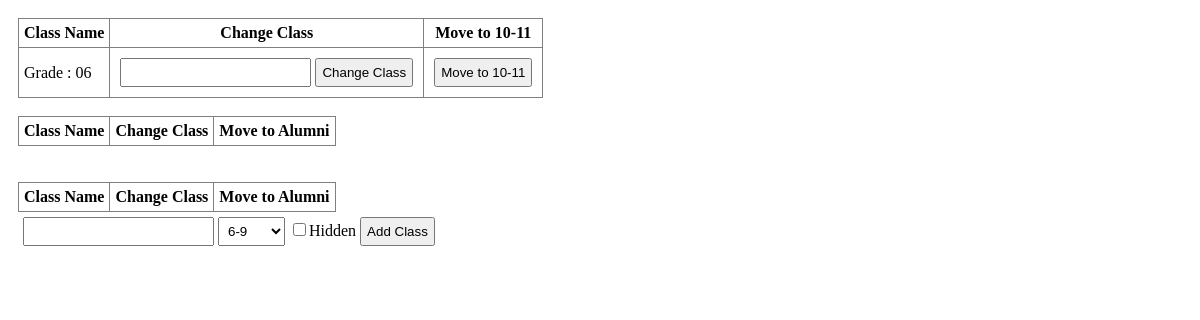
The page /class/ on the database as committed earlier.
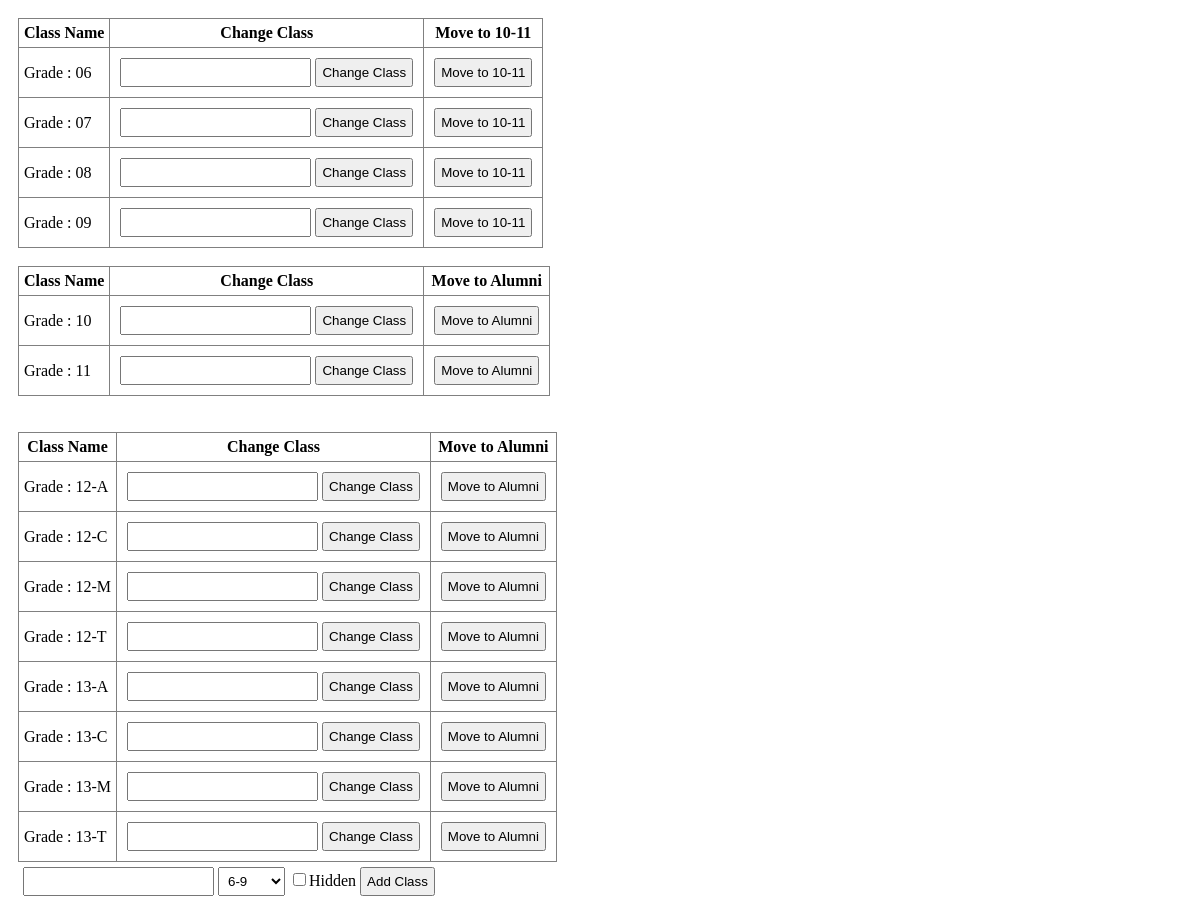
The same page on the database as committed later.
### EDUInfoHandler/models.py (models this page shows, shortened)
class ClassInfo(models.Model):
    class_name = models.CharField(max_length=10)  # 8-B, 10-A
    class_type = models.CharField(max_length=10) # 6-9 10-11 12-13
    visibility = models.BooleanField(default=True)

### EDUInfoHandler/views.py (the view, shortened to what this page needs)
# urls.py: path('class/', ClassView.as_view(), name="ClassView"),
class ClassView(View):
    def get(self, request):
        log_file('Rendering current classes')
        current_low_classes = ClassInfo.objects.filter(
            visibility=True, class_type="6-9").order_by('class_name')
        current_mid_classes = ClassInfo.objects.filter(
            visibility=True, class_type="10-11").order_by('class_name')
        current_high_classes = ClassInfo.objects.filter(
            visibility=True, class_type="12-13").order_by('class_name')
        return render(request, template_name="class_view_and_edit.html", context={
            'current_low_classes': current_low_classes,
            'current_mid_classes': current_mid_classes,
            'current_high_classes': current_high_classes
        })

### manage.py (called while the page is built)
def log_file(string):
    if settings.DEBUG:
        with open('log.txt', 'a') as f:
            f.write(f'[{datetime.now().strftime("%d/%m/%Y %H:%M:%S")}] {string} \n')

### EDUInfoHandler/templates/class_view_and_edit.html (shortened to what this page needs)
<!DOCTYPE html>
<html lang="en">
<head>
</head>
<body>
    <table border="1">
        <th>Class Name</th><th>Change Class</th><th>Move to 10-11</th>
        {% for class_info in current_low_classes %}
        <tr>
            <td>Grade : {{class_info.class_name}}</td>
            <td>
                <form action="" method="post">
                    <input type="text" minlength="1" name="update_class_name">
                    <input type="submit" value="Change Class">
                </form>
            </td>
            <td>
                <form action="" method="post">
                    <input type="submit" value="Move to 10-11">
                </form>
            </td>
        </tr>
        {% endfor %}
    </table>
    <br>
    <table border="1">
        <th>Class Name</th><th>Change Class</th><th>Move to Alumni</th>
        {% for class_info in current_mid_classes %}
        <tr>
            <td>Grade : {{class_info.class_name}}</td>
            <td>
                <form action="" method="post">
                    <input type="text" minlength="1" name="update_class_name">
                    <input type="submit" value="Change Class">
                </form>
            </td>
            <td>
                <form action="" method="post">
                    <input type="submit" value="Move to Alumni">
                </form>
            </td>
        </tr>
        {% endfor %}
    </table>
    <br>
    <table border="1">
        <th>Class Name</th><th>Change Class</th><th>Move to Alumni</th>
        {% for class_info in current_high_classes %}
        <tr>
            <td>Grade : {{class_info.class_name}}</td>
            <td>
                <form action="" method="post">
                    <input type="text" minlength="1" name="update_class_name">
                    <input type="submit" value="Change Class">
                </form>
            </td>
            <td>
                <form action="" method="post">
                    <input type="submit" value="Move to Alumni">
                </form>
            </td>
        </tr>
        {% endfor %}
        <br>
    </table>
    <form action="" method="post">
        <input type="text" name="new_class_name">
        <select name="class_type">
            <option value="6-9">6-9</option>
        </select>
        <input type="checkbox" name="visibility">Hidden
        <input type="submit" value="Add Class">
    </form>
</body>
</html>

Rows that differ between the two databases and show on the page:
added ClassInfo: class_name "07"
added ClassInfo: class_name "08"
added ClassInfo: class_name "09"
added ClassInfo: class_name "10"
added ClassInfo: class_name "11"
added ClassInfo: class_name "12-A"
added ClassInfo: class_name "12-C"
added ClassInfo: class_name "12-M"
added ClassInfo: class_name "12-T"
added ClassInfo: class_name "13-A"
added ClassInfo: class_name "13-C"
added ClassInfo: class_name "13-M"
added ClassInfo: class_name "13-T"
